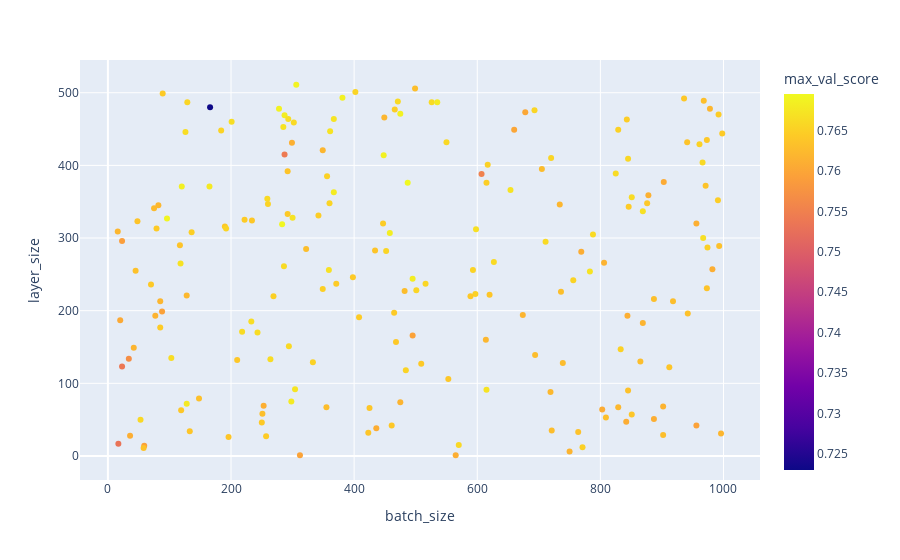

Notebook code for this chart:
### Markdown cell above
50 neighbours at 0.02 learning rate

### Code cell
round_3_results = pd.read_excel('LUNOT Hyperparameter Search.xlsx', sheet_name='Round 3', index_col=0)
px.scatter(round_3_results, x='batch_size', y='layer_size', color='max_val_score')

### Figure 1 — Plotly figure (JSON) as saved in the notebook; plotly's stock layout.template omitted (floating-point values rounded to 4 significant figures; data arrays with more than 128 entries replaced by an {"elided": "..."} marker saying what was removed)
{"data": [{"hovertemplate": "batch_size=%{x}<br>layer_size=%{y}<br>max_val_score=%{marker.color}<extra></extra>", "legendgroup": "", "marker": {"color": {"elided": "200 float values"}, "coloraxis": "coloraxis", "symbol": "circle"}, "mode": "markers", "name": "", "orientation": "v", "showlegend": false, "type": "scatter", "x": {"elided": "200 int values"}, "xaxis": "x", "y": {"elided": "200 int values"}, "yaxis": "y"}], "layout": {"coloraxis": {"colorbar": {"title": {"text": "max_val_score"}}, "colorscale": [[0, "#0d0887"], [0.1111, "#46039f"], [0.2222, "#7201a8"], [0.3333, "#9c179e"], [0.4444, "#bd3786"], [0.5556, "#d8576b"], [0.6667, "#ed7953"], [0.7778, "#fb9f3a"], [0.8889, "#fdca26"], [1, "#f0f921"]]}, "legend": {"tracegroupgap": 0}, "margin": {"t": 60}, "xaxis": {"anchor": "y", "domain": [0, 1], "title": {"text": "batch_size"}}, "yaxis": {"anchor": "x", "domain": [0, 1], "title": {"text": "layer_size"}}}}
